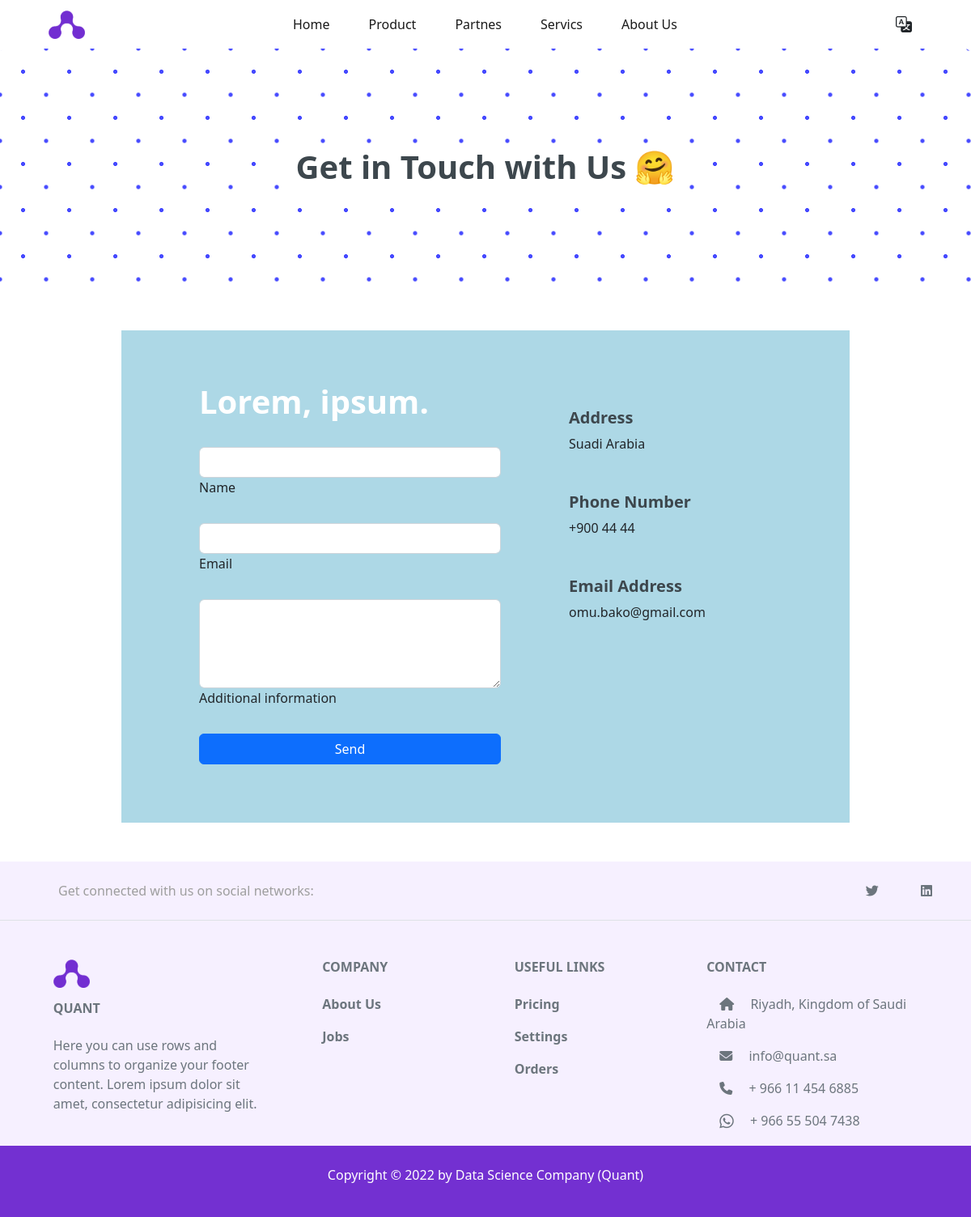
/contact-us/, run on an earlier commit of the app's database.
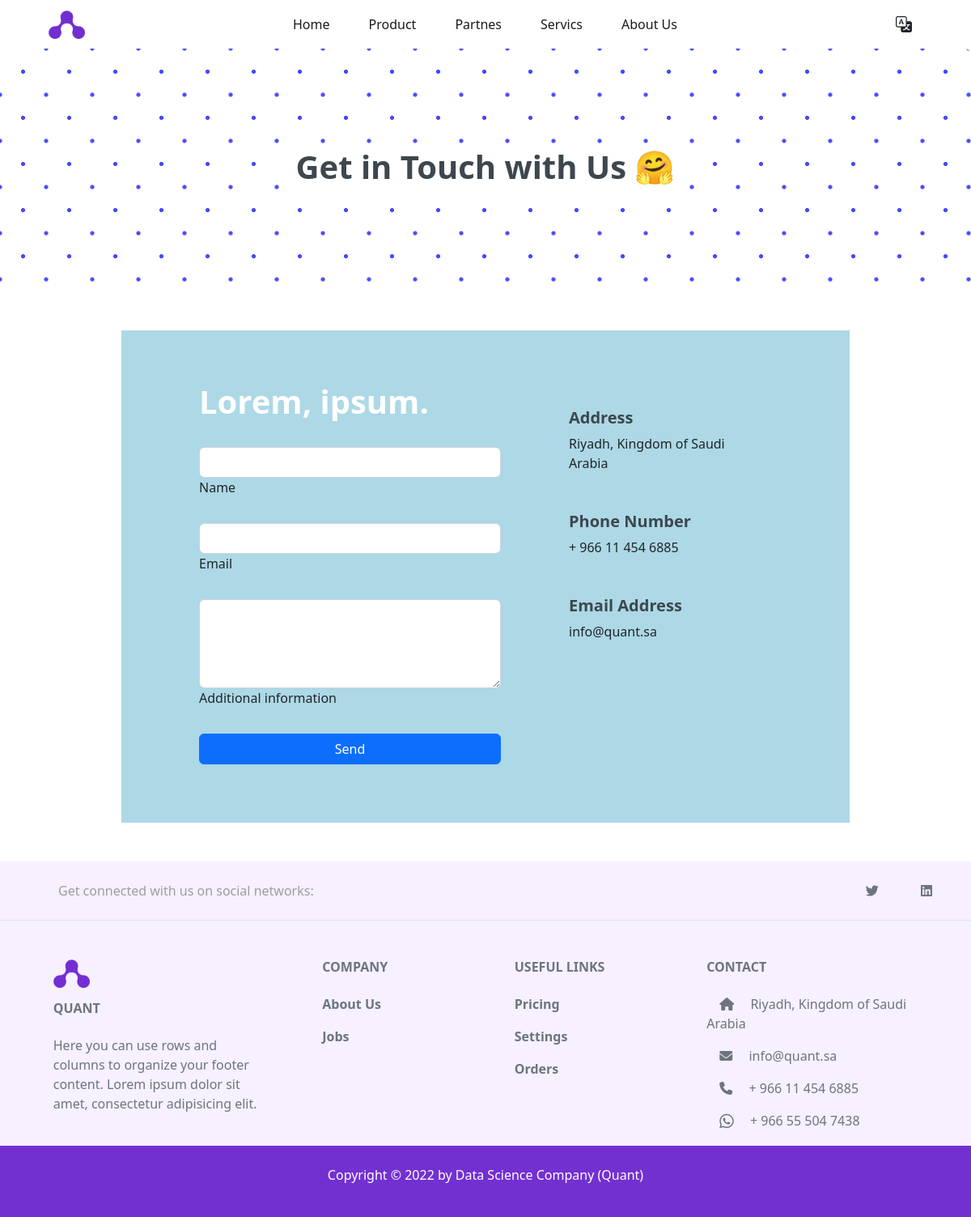
And on a later commit of the database.
### contactUs/models.py (models this page shows, shortened)
class Info(models.Model):
    place = models.CharField(max_length=50)
    phone = models.CharField(max_length=20)
    email = models.EmailField(max_length=100)
    class Meta:
        verbose_name = 'Info'
        verbose_name_plural = 'Infos'

### contactUs/views.py (the view)
# urls.py: path('' , views.sendMessage, name="sendMessage"),
def sendMessage(request):
    myInfo = Info.objects.first()
    if request.method == 'POST':
        subject = request.POST['subject']
        email = request.POST['email']
        message = request.POST['message']
        send_mail(
            subject,
            message,
            settings.EMAIL_HOST_USER, # from
            [email], # to
            fail_silently=False,
         )
        return render(request, 'contact/contact.html', {'subject' : subject})
    else:
        return render(request, 'contact/contact.html', {'myInfo' : myInfo})

### contactUs/templates/contact/contact.html (shortened to what this page needs)
{% extends 'base.html' %}
{% block jumbotron %}
<section>
  <div class="jumbotron p-5 text-center bg-image rounded-3">
    <div class="d-flex justify-content-center align-items-center h-100">
      <div class="titlteContactUs">
        <h1 class="fw-bold">Get in Touch with Us 🤗</h1>
      </div>
    </div>
  </div>
</section>
{% endblock jumbotron %}
{% block body %}
<section>
    <div class="formContactUs row container mx-auto p-sm-5 m-5">
        <div class="col-sm-7 px-sm-5">
            {% if subject %}
            <div>
              <h2>Thank {{subject}}!</h2>
              <p>We received your email and will respond shortly..🥰</p>
            </div>
            {% else %}
            <div>
              <h1 class="fw-bold py-3 text-white">Lorem, ipsum.</h1>
            </div>
            <form method = "POST">
                <div class="row mb-4 pt-2">
                  <div class="col">
                    <div class="form-outline">
                      <input type="text" name= "subject" id="subject"  class="form-control" />
                      <label class="form-label"  for="form6Example1">Name</label>
                    </div>
                  </div>
                </div>
                <div class="form-outline mb-4">
                  <input type="email" name= "email" id="email" class="form-control" />
                  <label class="form-label"  for="form6Example5">Email</label>
                </div>
                <div class="form-outline mb-4">
                  <textarea class="form-control" name= "message" id="message" rows="4"></textarea>
                  <label class="form-label"  for="form6Example7">Additional information</label>
                </div>
                <button type="submit" class="btn btn-primary btn-block mb-4">Send</button>
              </form>
            </div>
        <div class="col-sm-4">
            <div class="d-flex pt-5 pb-3">
                <div class="px-sm-4 w-100">
                    <h5 class="fw-bold">Address</h5>
                    <p>{{myInfo.place}}</p>
                </div>
            </div>
            <div class="d-flex py-3">
                <div class="px-sm-4 w-100">
                    <h5 class="fw-bold">Phone Number</h5>
                    <p>{{myInfo.phone}}</p>
                </div>
            </div>
            <div class="d-flex py-3">
                <div class="px-sm-4 w-100">
                    <h5 class="fw-bold">Email Address</h5>
                    <p>{{myInfo.email}}</p>
                </div>
            </div>
        </div>
        {% endif %}
    </div>
</section>
{% endblock body %}

What changed in the data, as far as the page shows it:
changed Info: place "Suadi Arabia" → "Riyadh, Kingdom of Saudi Arabia"; phone "+900 44 44" → "+ 966 11 454 6885"; email "omu.bako@gmail.com" → "info@quant.sa"
